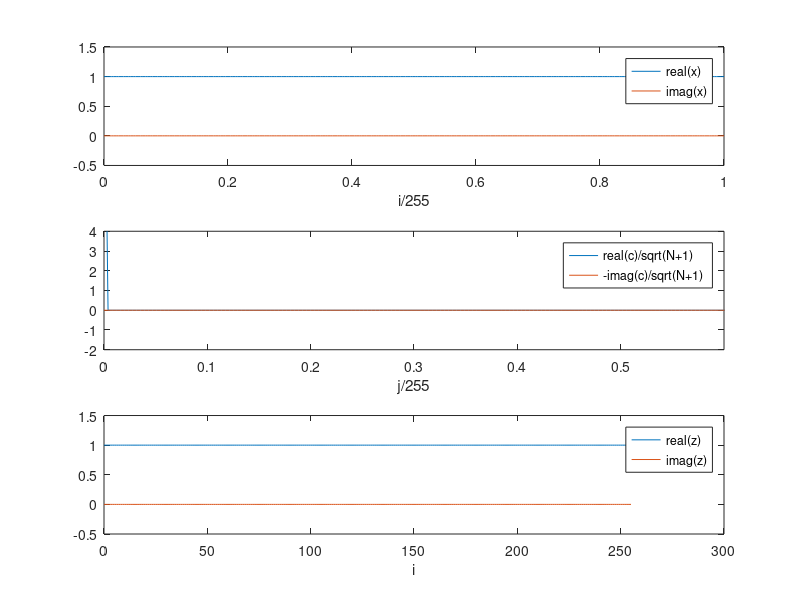

This figure's MATLAB source:
% F2FTSTEPDS
% The real FT is used.
% Fourier transform of DOUBLE SIDED step function of width 0 to d.

function F2FTSTEPDS;
% Original Function
i = (0:1:255);
d = 20;
nx = length(i);
x = (logical(i)>=0) - (logical(i-d)>=0) + (logical(i-255+d)>=0);

figure(1);
subplot(3,1,1);
plot(i/255,real(x),i/255,imag(x));
axis([0 1 -0.5 1.5]);
xlabel('i/255');
legend('real(x)','imag(x)');

%Fourier transform
c = fft(x);
%N = 128
N = length(c)-1;
j = (0:1:N);

subplot(3,1,2);
plot(j/255,real(c)/sqrt(N+1),j/255,-imag(c)/sqrt(N+1));
axis([0 0.6 -2 4]);
xlabel('j/255');
legend('real(c)/sqrt(N+1)','-imag(c)/sqrt(N+1)');


% The first zero of the FT
% is at 1/2d

%Fourier transform(inverse) of Fourier transform
z = ifft(c);
N = length(c)-1;
k = (0:1:N);

% 1/(2*d)=0.025

subplot(3,1,3);
plot(i,real(z),i,imag(z));
axis([0 300 -0.5 1.5]);
xlabel('i');
legend('real(z)','imag(z)');
